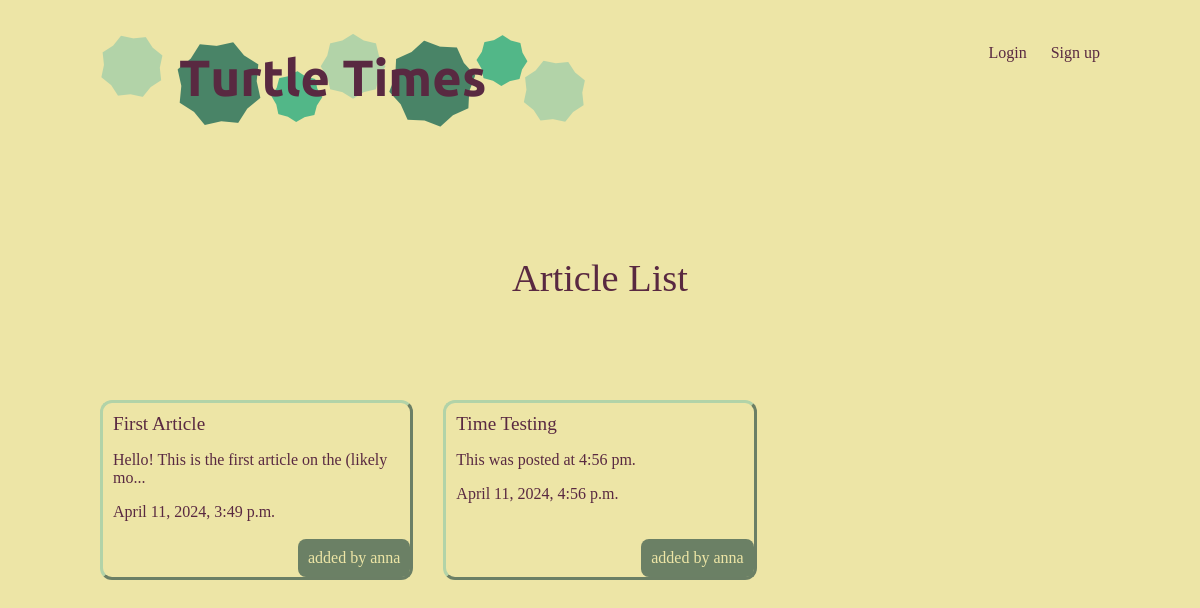
The page / on the database its author committed.
### articles/models.py (models this page shows, shortened)
class Article(models.Model):
    title = models.CharField(max_length = 100)
    slug = models.SlugField()
    body = models.TextField()
    date = models.DateTimeField(auto_now_add=True)
    thumbnail = models.ImageField(default='default.png', blank = True)
    author = models.ForeignKey(User, on_delete=models.CASCADE, default = None)
    def snippet(self):
        if len(self.body) > 50:
            return self.body[:50]+'...'
        else:
            return self.body

### articles/views.py (the view)
# urls.py: path('', views.display, name = "list"),
def display(request):
    articles = Article.objects.all().order_by('date')
    return render(request, 'display.html', {'articles':articles})

### articles/templates/display.html
{% extends 'base_layout.html' %}
{% block content%}
<h1>Article List</h1>
    <div class="articles">
        {% for article in articles%}
        <div class = "article">
            <h2><a href="{% url 'articles:detail' article.slug %}">{{article.title}}</a></h2>
            <p>{{article.snippet}}</p>
            <p>{{article.date}}</p>
            <p class = "author"> added by {{article.author.username}}</p>
        </div>
        {% endfor %}
    </div>
{% endblock %}

### assets/styles.css (style rules this page uses)
body { background: #EDE5A6; background-repeat: no-repeat; color: #592941 }
body * { font-family: Ubuntu; }
h1, h2, h3, h4, h5 { font-weight: normal; margin: 0; }
a, a:hover, a:visited { color: #592941; text-decoration: none; }
div.wrapper h1 { text-align: center; margin: 100px auto; font-size: 2.4em; }
.articles { display: grid; grid-template-columns: 1fr 1fr 1fr; grid-gap: 30px; }
.article { padding: 10px; border: 3px outset #B2D3A8; border-radius: 12px; position: relative; padding-bottom: 40px; }
.article h2 { font-size: 1.2em; }
.article .author { padding: 10px; background: #6b8065; color: #EDE5A6; position: absolute; right: 0; bottom: 0; margin: 0; border-radius: 8px; }

### rows shown on the page
Article: title "First Article", snippet "Hello! This is the first article on the (likely mo...", date "April 11, 2024, 3:49 p.m.", author.username "anna"
Article: title "Time Testing", snippet "This was posted at 4:56 pm.", date "April 11, 2024, 4:56 p.m.", author.username "anna"
